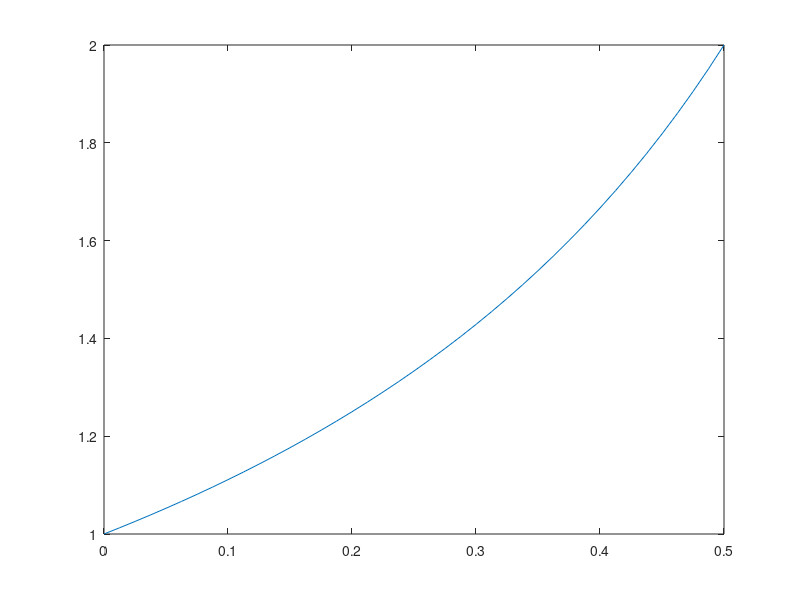

The MATLAB script that drew this image:
function ode2
%ODE2: MATLAB function M-file that solves 
%the ODE y' = xy^2 + y, for y(0) = 1 
%on [0,.5] and plots the solution.
%Uses an anonymous subfunction.  Even though 
%there are no inputs or outputs, this must
%be a function file in order to have a subfunction.
rhs = @(x,y) subrhs(x,y)
xspan = [0 .5];
y0 = 1;
[x y] = ode45(rhs,xspan,y0)
plot(x,y)
pause
%In many cases we want to restrict the values
%MATLAB returns. 
xspan = 0:.1:.5; 
[x y] = ode45(rhs,xspan,y0)
%
function yprime = subrhs(x,y)
yprime = x*y^2+y;